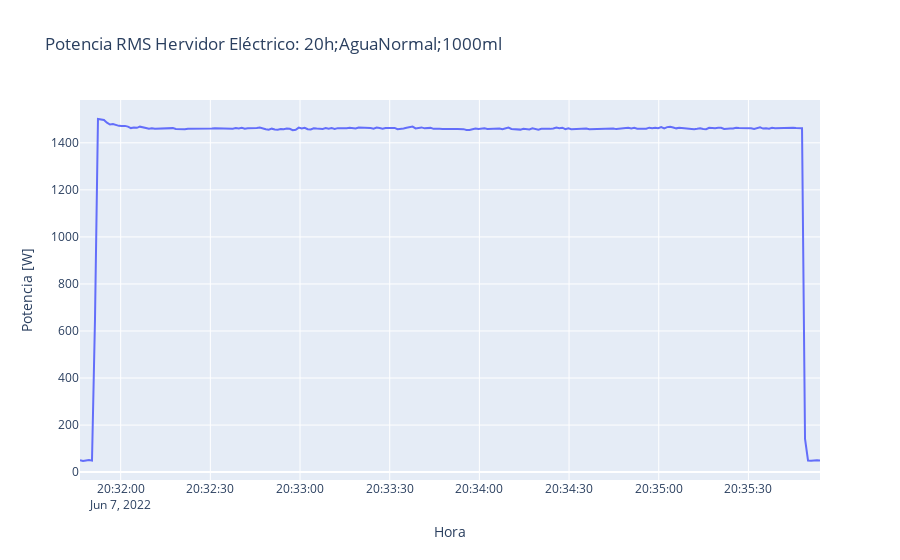

The notebook cell saved with this chart:
### Code cell
fig = go.Figure(
    data=[
        go.Line(x=BD_carga['Fecha'][0:12*75],
                y=BD_carga['Potencia'][0:12*75], name="Power")
    ],
    layout=go.Layout(
        title=dict(text='Potencia RMS Hervidor Eléctrico: 20h;AguaNormal;1000ml'),
        xaxis=dict(title='Hora'),
        yaxis=dict(title='Potencia [W]')
    )
)
fig.show()

### Figure 1 — Plotly figure (JSON) as saved in the notebook; plotly's stock layout.template omitted (floating-point values rounded to 4 significant figures; data arrays with more than 128 entries replaced by an {"elided": "..."} marker saying what was removed)
{"data": [{"name": "Power", "type": "scatter", "x": {"elided": "248 str values"}, "y": {"elided": "248 float values"}}], "layout": {"title": {"text": "Potencia RMS Hervidor Eléctrico: 20h;AguaNormal;1000ml"}, "xaxis": {"title": {"text": "Hora"}}, "yaxis": {"title": {"text": "Potencia [W]"}}}}
